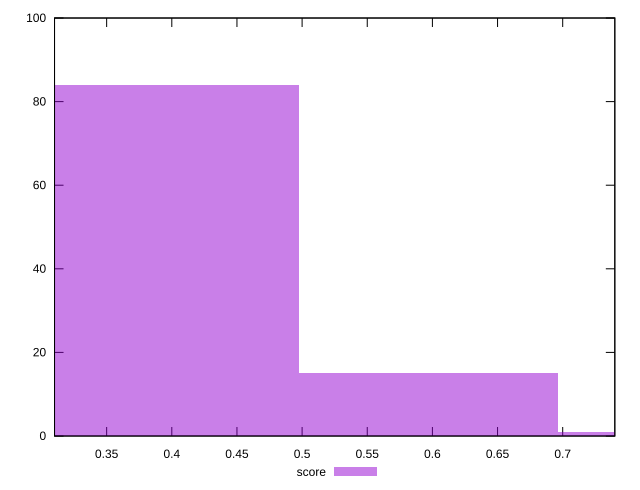

Source code (gnuplot):
reset

$score <<EOF
0.39801725764633733 84
0.5970258864695059 15
0.7960345152926747 1
EOF

set key outside below
set boxwidth 0.19900862882316867
set xrange [0.31:0.74]
set yrange [0:100]
set trange [0:100]
set style fill transparent solid 0.5 noborder
set terminal svg size 640, 490 enhanced background rgb 'white'
set output "report_00015_2021-02-09T16-11-33.973Z/unused-javascript/samples/pages+cached+noadtech/score/histogram.svg"

plot $score title "score" with boxes

reset
